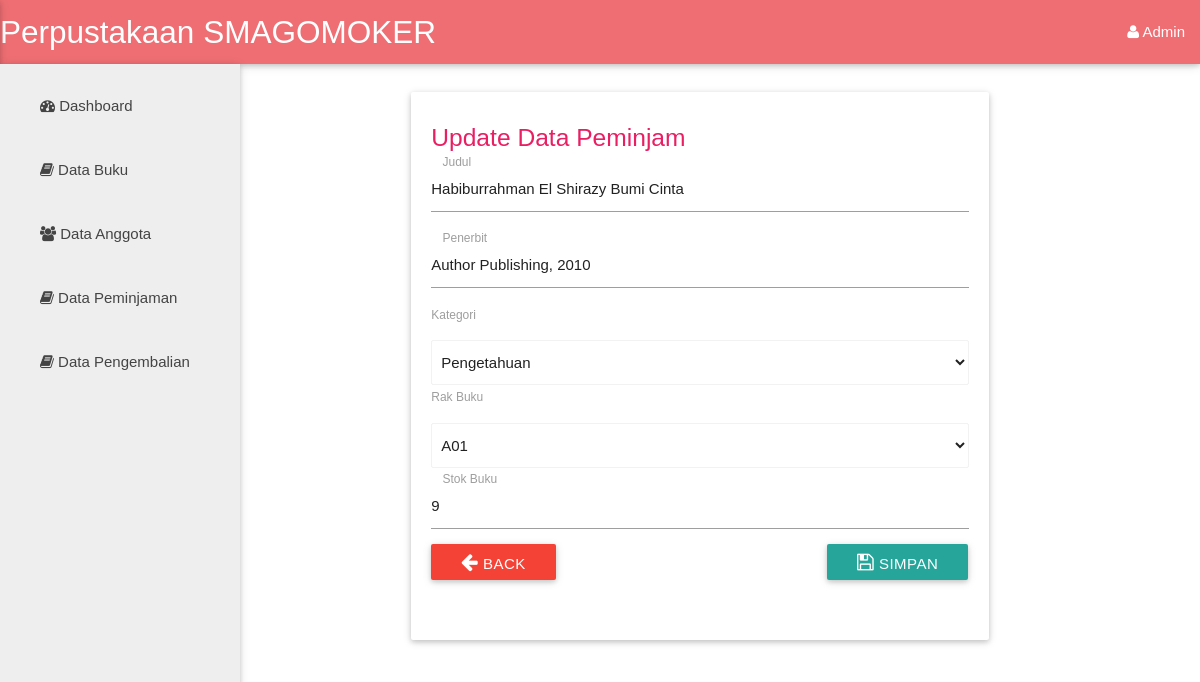
The app's page /edit_pinjam.php?id_buku=1 (signed in) with its own data.
### tables this page shows
CREATE TABLE `buku` (
  `id_buku` int(11) NOT NULL,
  `nama_buku` varchar(50) NOT NULL,
  `penerbit` varchar(50) NOT NULL,
  `id_kategori` int(11) NOT NULL,
  `id_rak` int(11) NOT NULL,
  `stok_buku` int(11) NOT NULL
);

### edit_pinjam.php (the view, shortened to what this page needs)
<?php
	if (isset($_SESSION['admin'])) {
?>
<?php include "templates/header.php" ?>
<div class="row">
	<div class="col s2">
		<ul id="nav-mobile" class="sidebar side-nav fixed grey lighten-3">
			<li><a href="index.php"><i class="fa fa-dashboard"></i> Dashboard</a></li>
			<li><a href="buku.php"><i class="fa fa-book"></i> Data Buku</a></li>
			<li><a href="anggota.php"><i class="fa fa-users"></i> Data Anggota</a></li>
      		<li><a href="pinjam.php"><i class="fa fa-book"></i> Data Peminjaman</a></li>
      		<li><a href="kembali.php"><i class="fa fa-book"></i> Data Pengembalian</a></li>
		</ul>
	</div>
</div>
 <div class="row">
 <div class="col m6 offset-m4">
	<div class="card">
		<div class="card-content">
			<h5 class="pink-text">Update Data Peminjam</h5>
			<div class="row">
				<?php
                    $id_buku = $_GET['id_buku'];
                    $query = mysql_query("SELECT * FROM buku where id_buku='$id_buku'");
                    while ($q=mysql_fetch_array($query)) {
                ?>
				<form action="prosesedit.php" method="post">
				  	<div class="input-field">
				  		<input type="text" value="<?php echo $q['nama_buku'] ?>" name="nama_buku" class="validate" required>
				  		<label for="">Judul</label>
				  	</div>
				  	<div class="input-field">
				  		<input type="text" value="<?php echo $q['penerbit'] ?>" name="penerbit" class="validate" required>
				  		<label for="">Penerbit</label>
				  	</div>
				  		<label for="">Kategori</label>
				  	<div class="input-field">
				  		<select class="browser-default" name="kategori">
				  			<?php
				  				$sql = "SELECT * FROM kategori";
				  				$query = mysql_query($sql);
				  				while ($data = mysql_fetch_array($query)) {
				  			 ?>
								<option value="<?php echo $data['id_kategori']; ?>"><?php echo $data['nama_kategori'];  ?></option>
				  		<?php } ?>
				  		</select>
				  	</div>
				  		<label for="">Rak Buku</label>
				  	<div class="input-field">
				  		<select class="browser-default" name="rak_buku">
				  		<?php
				  				$sql = "SELECT * FROM rak_buku";
				  				$query = mysql_query($sql);
				  				while ($data = mysql_fetch_array($query)) {
				  			 ?>
								<option value="<?php echo $data['id_rak']; ?>"><?php echo $data['tempat'];  ?></option>
				  			 <?php } ?>
				  		</select>
				  	</div>
				  	<div class="input-field">
				  		<input type="text" value="<?php echo $q['stok_buku'] ?>" name="stok_buku" class="validate" required>
				  		<label for="">Stok Buku</label>
				  	</div>
				  	<div class="row">
				  		<a href="buku.php" class="btn waves-effect waves-light red"><i class="fa fa-arrow-left"></i> Back</a>
				  		<button class="btn waves-effect waves-light right" name="simpan" type="submit"><i class="fa fa-save"></i> Simpan</button>
				  	</div>
				</form>
				<?php } ?>
			</div>
		</div>
	</div>
 </div>
 </div>
 <?php include "templates/footer.php" ?>
<?php }
	else{
		header("location:login.php");
	}
 ?>

### css/style.css (style rules this page uses)
* { margin: 0; padding: 0; }
.sidebar { position: fixed; top: 64px; bottom: 0; left: 0; z-index: 1000; display: block; padding: 10px; overflow-x: hidden; overflow-y: auto; background-color: teal; border-right: 1px solid #eee; }

### css/modal.css (style rules this page uses)
body { font-family: Arial, Helvetica, sans-serif; }

### records on screen
buku: nama_buku "Habiburrahman El Shirazy Bumi Cinta", penerbit "Author Publishing, 2010", stok_buku "9"

### other values on screen
form field kategori "Pengetahuan"
form field rak_buku "A01"
